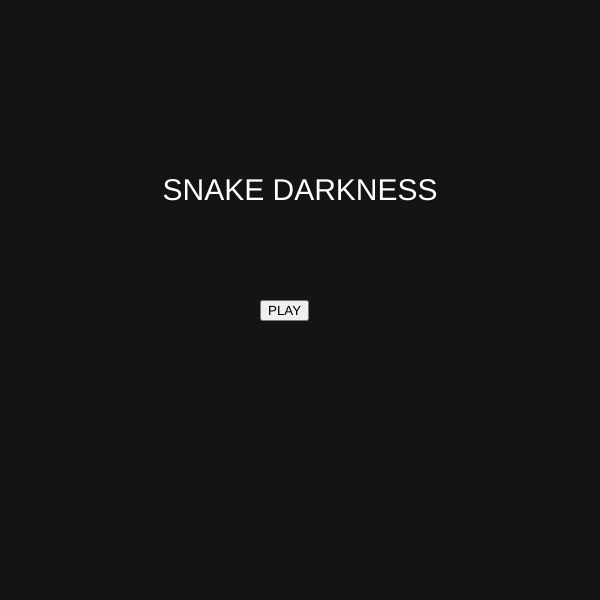
Frame 1 (no input)
Frame 60 (no input): identical to frame 1, image omitted
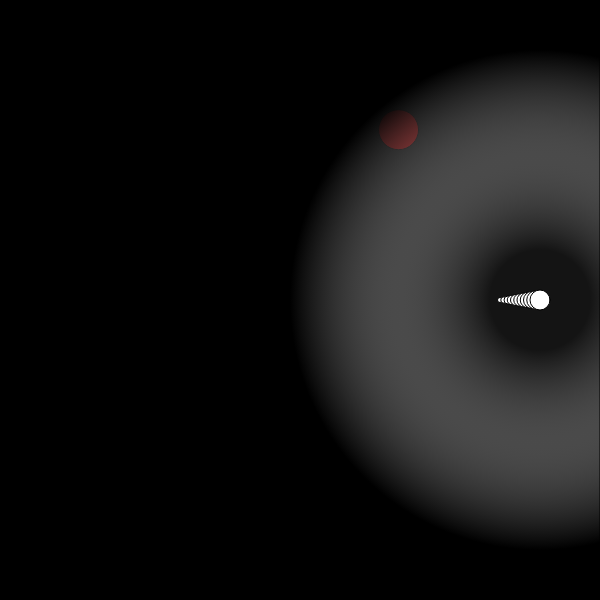
Frame 120 (the mouse pressed at the canvas centre since frame 60)

The p5.js sketch that drew these frames (run headless with seeded random() and noise() and a simulated clock; from frame 60 on, the mouse is pressed at the canvas centre):

// p5.js sketch
// ── sketch.js
let snake;
let food;
let walls = [];
let state = 'MENU';
let btnPlay, btnRestart;

function setup() {
  createCanvas(600, 600);
  frameRate(60);

  btnPlay = createButton('PLAY');
  btnPlay.position(260, 300);
  btnPlay.mousePressed(startGame);

  btnRestart = createButton('RESTART');
  btnRestart.position(260, 350);
  btnRestart.mousePressed(startGame);
  btnRestart.hide();
}

function draw() {
  background(20);

  if (state === 'MENU') {
    fill(255);
    textSize(30);
    textAlign(CENTER);
    text("SNAKE DARKNESS", 300, 200);
  } 
  else if (state === 'GAMEOVER') {
    fill(255, 0, 0);
    textSize(40);
    textAlign(CENTER);
    text("GAME OVER", 300, 200);
  } 
  else if (state === 'GAME') {
    fill(100);
    for (let i = 0; i < walls.length; i++) {
      rect(walls[i].x, walls[i].y, 50, 50);
    }

    food.show();
    snake.move();
    snake.show();

    let d = dist(snake.x, snake.y, food.x, food.y);
    if (d < 20) {
      snake.grow();
      food = new Food();
      walls.push({ x: random(width), y: random(height) });
    }

    if (snake.x < 0 || snake.x > width || snake.y < 0 || snake.y > height) {
      gameOver();
    }
    
    for (let wall of walls) {
       if (snake.x > wall.x && snake.x < wall.x + 50 && snake.y > wall.y && snake.y < wall.y + 50) {
         gameOver();
       }
    }

    let gradient = drawingContext.createRadialGradient(snake.x, snake.y, 50, snake.x, snake.y, 250);
    gradient.addColorStop(0, 'rgba(255, 255, 255, 0)');
    gradient.addColorStop(1, 'rgba(0, 0, 0, 1)');
    drawingContext.fillStyle = gradient;
    rect(0, 0, width, height);
  }
}

function startGame() {
  state = 'GAME';
  walls = [];
  snake = new Snake();
  food = new Food();
  btnPlay.hide();
  btnRestart.hide();
}

function gameOver() {
  state = 'GAMEOVER';
  btnRestart.show();
}

function keyPressed() {
  if (keyCode === UP_ARROW) snake.setDir(0, -4);
  if (keyCode === DOWN_ARROW) snake.setDir(0, 4);
  if (keyCode === RIGHT_ARROW) snake.setDir(4, 0);
  if (keyCode === LEFT_ARROW) snake.setDir(-4, 0);
}

class Snake {
  constructor() {
    this.x = 300;
    this.y = 300;
    this.vx = 4;
    this.vy = 0;
    this.themovement = [];
    this.len = 10;
  }

  setDir(x, y) {
    this.vx = x;
    this.vy = y;
  }

  move() {
    this.themovement.push({ x: this.x, y: this.y });
    if (this.themovement.length > this.len) {
      this.themovement.shift();
    }
    this.x += this.vx;
    this.y += this.vy;
  }

  grow() {
    this.len += 15;
  }
//find distance between the first and the last ellipse that is behind, 
// 
  show() {
    //noStroke();
    fill(255);
    for (let i = 0; i < this.themovement.length; i++) {
      let r = map(i, 0, this.themovement.length, 5, 20);
      ellipse(this.themovement[i].x, this.themovement[i].y, r);


    }
    ellipse(this.x, this.y, 20);
    //blur(8);
  }
}

class Food {
  constructor() {
    this.x = random(20, 550);
    this.y = random(20, 550);
  }
  show() {
    fill(255, 0, 0);
    ellipse(this.x, this.y, 40);
  }
}
